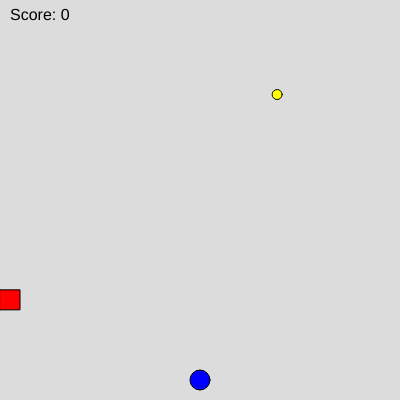
Frame 1 (no input)
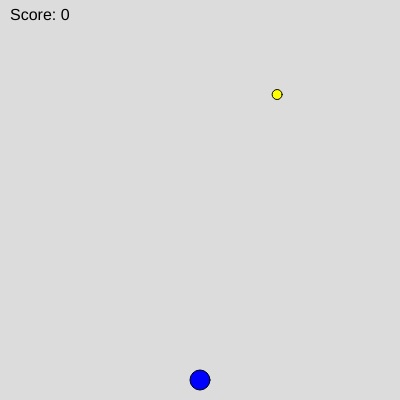
Frame 60 (no input)
Frame 120 (the mouse pressed at the canvas centre since frame 60): identical to frame 60, image omitted

The p5.js sketch that drew these frames (run headless with seeded random() and noise() and a simulated clock; from frame 60 on, the mouse is pressed at the canvas centre):

// p5.js sketch
// ── sketch.js
// Game variables 
let playerX, playerY;
let coinX, coinY;
let obstacleX, obstacleY;
let score = 0;
let gameOver = false;

function setup() {
  createCanvas(400, 400);
  initializeGame();
}

function initializeGame() {
  // Initialize player position (bottom center)
  playerX = width/2;
  playerY = height - 20;
  
  // Initialize coin position
  newCoin();
  
  // Initialize obstacle position
  obstacleX = 0;
  obstacleY = random(20, height-20);
}

function draw() {
  background(220);
  
  if (gameOver) {
    displayGameOver();
  } else {
    // Draw game elements
    drawPlayer();
    drawCoin();
    drawObstacle();
    
    // Handle movement
    movePlayer();
    moveObstacle();
    
    // Check for collisions
    checkCoinCollection();
    checkCollisions();
    
    // Display game stats
    displayStats();
  }
}

function drawPlayer() {
  fill(0, 0, 255);  // Blue player
  circle(playerX, playerY, 20);
}

function drawCoin() {
  fill(255, 255, 0);  // Yellow coin
  circle(coinX, coinY, 10);
}

function drawObstacle() {
  fill(255, 0, 0);  // Red obstacle
  rect(obstacleX, obstacleY, 20, 20);
}

// Basic left/right movement provided
function movePlayer() {
  if (keyIsDown(LEFT_ARROW)) {
    playerX -= 5;
  }
  if (keyIsDown(RIGHT_ARROW)) {
    playerX += 5;
  }
  if (keyIsDown(UP_ARROW)) {
    playerY -= 5
  }
  if (keyIsDown(DOWN_ARROW)) {
    playerY += 5
  }

  
  // TODO: Add up/down movement
  // HINT: Use UP_ARROW and DOWN_ARROW keys
  // Movement should be 5 pixels per frame
  
  // TODO: Add boundary checking
  // HINT: Keep player within canvas bounds
  // Check against 0, width, and height
}

function moveObstacle() {
  // TODO: Move obstacle from left to right
  // HINT: Increase obstacleX by obstacleSpeed
  obstacleX = obstacleX +3
  obstacleY = obstacleY +3
  // TODO: Reset obstacle when it goes off screen
  // HINT: Check if obstacleX > width
  // Reset to left side and new random Y position
}

function checkCoinCollection() {
  // TODO: Check if player touches coin
  // HINT: Use dist(playerX, playerY, coinX, coinY)
  // If distance < 15:
  //   - Increase score
  //   - Create new coin
  //   - Increase obstacle speed slightly
}

function checkCollisions() {
  // TODO: Check if player hits obstacle
  // HINT: Similar to coin collection
  // If hit (distance < 20):
  //   - Increase hits
  //   - Check for game over (hits >= 3)
  //   - Reset positions
}

function displayStats() {
  fill(0);
  textSize(16);
  text("Score: " + score, 10, 20);
  // TODO: Add display for hits and speed
}

function displayGameOver() {
  // TODO: Show game over screen
  // HINT: Use textAlign(CENTER, CENTER)
  // Show:
  //   - "Game Over" message
  //   - Final score
  //   - "Press R to Restart"
}

function newCoin() {
  // Generate random position for coin
  coinX = random(20, width-20);
  coinY = random(20, height-20);
}

function resetGame() {
  // TODO: Reset all game variables
  // HINT: Reset score, hits, speed
  // Set gameOver to false
  // Call initializeGame()
}

function keyPressed() {
  // TODO: Check for 'R' key to restart game
  // HINT: Use key === 'r' || key === 'R'
  // Only works when game is over
}

// Helper function you might need
function distance(x1, y1, x2, y2) {
  return dist(x1, y1, x2, y2);
}
